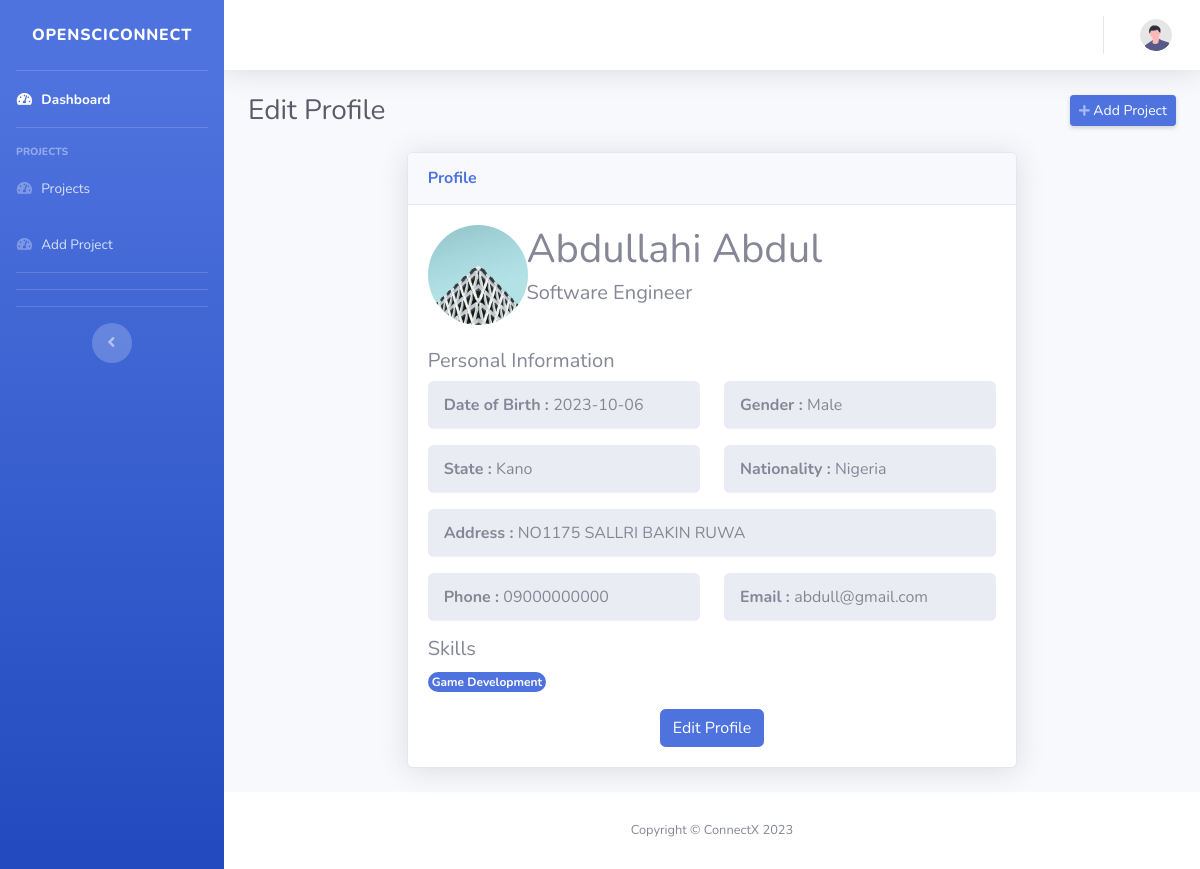
Page /app/profile-view?profile=4 (signed in) on the committed database.
### tables this page shows
CREATE TABLE `users` (
  `userId` int(250) NOT NULL,
  `firstName` varchar(250) NOT NULL,
  `lastName` varchar(250) NOT NULL,
  `dob` varchar(250) NOT NULL,
  `gender` varchar(250) NOT NULL,
  `state` varchar(250) NOT NULL,
  `nationality` varchar(250) NOT NULL,
  `address` varchar(250) DEFAULT NULL,
  `email` varchar(250) NOT NULL,
  `phone` varchar(250) NOT NULL,
  `skills` varchar(250) DEFAULT NULL,
  `isVerified` int(250) DEFAULT NULL,
  `verificationCode` varchar(250) DEFAULT NULL,
  `password` varchar(250) NOT NULL,
  `status` int(11) DEFAULT NULL,
  `createdAt` timestamp NOT NULL DEFAULT current_timestamp(),
  `updatedAt` timestamp NULL DEFAULT NULL ON UPDATE current_timestamp()
);

### config.php (called while the page is built, shortened)
<?php
spl_autoload_register(function ($className) {
    $filePath = __DIR__ . '/classes/' . $className . '.php';
});
try {
    $database = new Database(DB_HOST, DB_NAME, DB_USER, DB_PASSWORD);
} catch (Exception $e) {
    die("Database connection failed: " . $e->getMessage());
}

### classes/Database.php (called while the page is built, shortened)
<?php
class Database {
  private $host;
  private $dbName;
  private $username;
  private $password;
  public function __construct($host, $dbName, $username, $password) {
    $this->host = $host;
    $this->dbName = $dbName;
    $this->username = $username;
    $this->password = $password;
  }
  public function connect() {
    try {
      $this->connection = new PDO("mysql:host=$this->host;dbname=$this->dbName", $this->username, $this->password);
      $this->connection->setAttribute(PDO::ATTR_ERRMODE, PDO::ERRMODE_EXCEPTION);
      return $this->connection;
    } catch (PDOException $e) {
      die("Database connection failed: " . $e->getMessage());
    }
  }
}
?>

### classes/User.php (called while the page is built, shortened)
<?php
include_once '../config.php';
class User
{
    private $db;
    public function __construct()
    {
        global $database;
        $this->db = $database->connect();
    }
    public function getUser($userId)
    {
        if (isset($_SESSION['nasa_user_id'])) {
            $query = "SELECT userId, firstName, lastName, dob, gender, phone, email, state, nationality, address, skills FROM users
            WHERE userId = :userId";
            $stmt = $this->db->prepare($query);
            $stmt->bindParam(':userId', $userId);
            $stmt->execute();
            $userDetails = $stmt->fetch(PDO::FETCH_ASSOC);
            return $userDetails;
        }
        return null;
    }
}
$action = !isset($_GET['f']) ? 'none' : strtolower($_GET['f']);

### app/profile-view.php (the view, shortened to what this page needs)
<?php
require_once "../config.php";
if (!isset($_SESSION['nasa_user_id'])) {
    header('Location:' . WEBSITE_URL . "auth");
    exit;
}else{
    $userId = $_SESSION['nasa_user_id'];
    if(!isset($_GET['profile'])){
        header('Location:' . WEBSITE_URL . "auth");
        exit;
    }else{
        $otherUserId = $_GET['profile'];
    }
    $User = new User(); $Skills = new Skills();
    $userInfo = $User->getUser($otherUserId);
  }
?>
<!DOCTYPE html>
<html lang="en">
<head>
    <link href="../assets/vendor/fontawesome-free/css/all.min.css" rel="stylesheet" type="text/css">
    <link rel="stylesheet" href="../assets/vendor/select2/css/select2.min.css">
    <link rel="stylesheet" href="../assets/vendor/select2-bootstrap4-theme/select2-bootstrap4.min.css">
    <link href="../assets/css/sb-admin-2.min.css" rel="stylesheet">
</head>
<body id="page-top">
    <div id="wrapper">
        <?php include "sidebar.php";?>
        <div id="content-wrapper" class="d-flex flex-column">
            <div id="content">
                <?php include 'topbar.php';?>
                <div class="container-fluid">
                    <div class="d-sm-flex align-items-center justify-content-between mb-4">
                        <h1 class="h3 mb-0 text-gray-800">Edit Profile</h1>
                        <a href="project-add" class="d-none d-sm-inline-block btn btn-sm btn-primary shadow-sm"><i
                                class="fas fa-plus fa-sm text-white-50"></i> Add Project</a>
                    </div>
                    <div class="row">
                        <div class="col-md-8 mx-auto">
                            <div class="card shadow mb-4">
                                <div
                                    class="card-header py-3 d-flex flex-row align-items-center justify-content-between">
                                    <h6 class="m-0 font-weight-bold text-primary">Profile</h6>
                                </div>
                                <div class="card-body">
                                    <div class="row">
                                        <div class="col-2">
                                            <img src="../assets/img/1.jpg" width="100" height="100" class="rounded-circle">
                                        </div>
                                        <div class="col-10">
                                            <div class="row d-flex justify-content-between">
                                                <div class="col-12">
                                                    <h1><?= $userInfo['firstName']." ".$userInfo['lastName']?></h1>
                                                    <h5>Software Engineer</h5>
                                                </div>
                                            </div>
                                        </div>
                                    </div>
                                    <h5 class="mt-4">Personal Information</h5>
                                    <div class="row mt-2">
                                        <div class="col-md-6">
                                            <ol class="breadcrumb">
                                                <li class="breadcrumb-item">
                                                <b>Date of Birth : </b> <?= $userInfo['dob']?>
                                                </li>
                                            </ol>
                                        </div>
                                        <div class="col-md-6">
                                            <ol class="breadcrumb">
                                                <li class="breadcrumb-item">
                                                <b>Gender : </b> <?= $userInfo['gender']?>
                                                </li>
                                            </ol>
                                        </div>
                                        <div class="col-md-6">
                                            <ol class="breadcrumb">
                                                <li class="breadcrumb-item">
                                                <b>State : </b> <?= $userInfo['state']?>
                                                </li>
                                            </ol>
                                        </div>
                                        <div class="col-md-6">
                                            <ol class="breadcrumb">
                                                <li class="breadcrumb-item">
                                                <b>Nationality : </b> <?= $userInfo['nationality']?>
                                                </li>
                                            </ol>
                                        </div>
                                        <div class="col-md-12">
                                            <ol class="breadcrumb">
                                                <li class="breadcrumb-item">
                                                <b>Address : </b> <?= $userInfo['address']?>
                                                </li>
                                            </ol>
                                        </div>
                                        <div class="col-md-6">
                                            <ol class="breadcrumb">
                                                <li class="breadcrumb-item">
                                                <b>Phone : </b> <?= $userInfo['phone']?>
                                                </li>
                                            </ol>
                                        </div>
                                        <div class="col-md-6">
                                            <ol class="breadcrumb">
                                                <li class="breadcrumb-item">
                                                <b>Email : </b> <?= $userInfo['email']?>
                                                </li>
                                            </ol>
                                        </div>
                                    </div>
                                    <h5>Skills</h5>
                                    <p class="card-text">
                                            <?php
                                                foreach (explode(',', $userInfo['skills']) as $skill) {
                                                    echo '
                                                    <span class="badge badge-primary badge-pill p-1">'.$skill .'</span>';
                                                }
                                            ?>
                                    </p>
                                    <?php
                                        if($userInfo['userId'] == $userId) { ?>
                                            <center>
                                                <div class="col-md-12 d-flex justify-content-center">
                                                    <a href="profile-edit?user=<?= $userInfo['userId']?>" class="mx-2 btn btn-primary">Edit Profile</a>
                                                </div>
                                            </center>
                                    <?php } ?>
                                </div>
                            </div>
                        </div>
                    </div>
                </div>
            </div>
            <footer class="sticky-footer bg-white">
                <div class="container my-auto">
                    <div class="copyright text-center my-auto">
                        <span>Copyright &copy; ConnectX <?= date('Y')?></span>
                    </div>
                </div>
            </footer>
        </div>
    </div>
</body>
</html>

### rows in the picture
users: firstName "Abdullahi", lastName "Abdul", dob "2023-10-06", gender "Male", state "Kano", nationality "Nigeria", address "NO1175 SALLRI BAKIN RUWA", phone "09000000000", email "abdull@gmail.com", skills "Game Development"

### other values in the picture
WEBSITE_NAME "OPENSCICONNECT"
